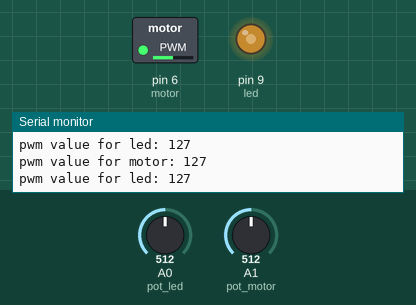
This sketch was run on a simulated Arduino Uno, built with avr-gcc and run on an emulated ATmega328P. Shown: switched loads named in the sketch (green lamp = pin HIGH), output pins drawn as LEDs (lit = HIGH), the last lines printed to the serial monitor. The inputs (shaded band) are chosen by the test bench; at power-on: A0 (pot_led) = 512, A1 (pot_motor) = 512.

Above: at 1.2 s.
1.3 s: A0 (pot_led) set to 418
At 1.8 s:
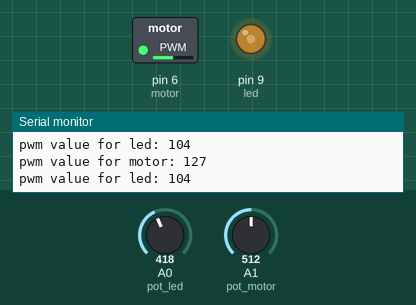
2.8 s: A0 (pot_led) set to 387
At 3.5 s:
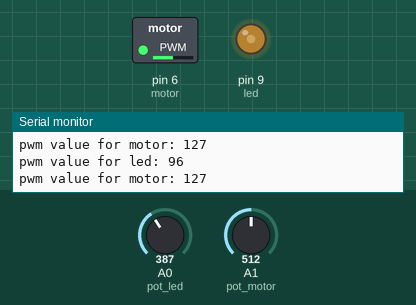
5.8 s: A1 (pot_motor) set to 417
At 7.0 s:
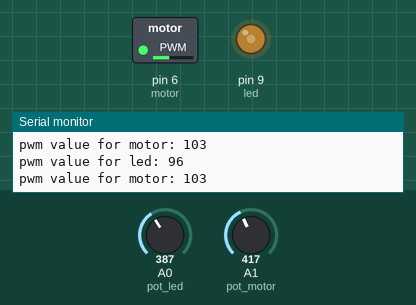
8.8 s: A1 (pot_motor) set to 385
At 10.0 s:
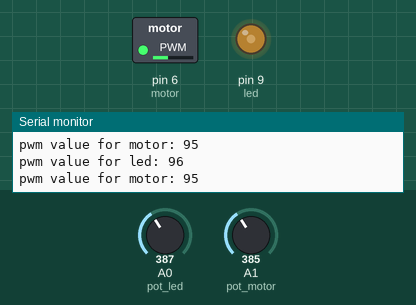
10.3 s: A0 (pot_led) set to 716
At 10.9 s:
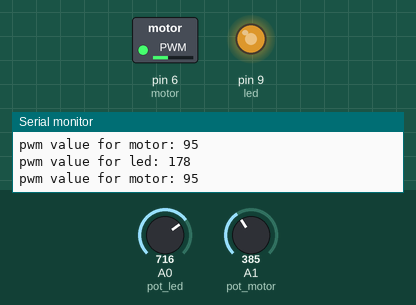
11.8 s: A1 (pot_motor) set to 43
At 12.3 s:
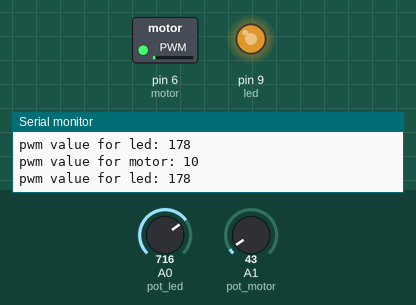
13.3 s: A1 (pot_motor) set to 38
Timing chart, 0 to 16.3 s (numbered marks = the images above; inputs shaded):
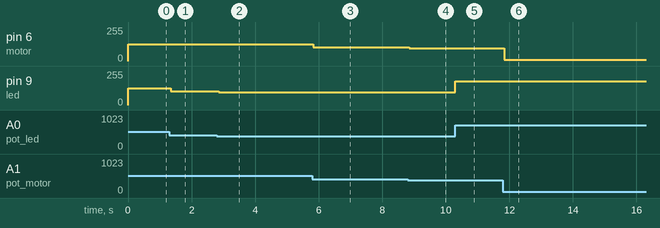

Measured:
- after the input at 1.3 s, pin 9 (led): 127/255 → 104/255 at once
- after the input at 2.8 s, pin 9 (led): 104/255 → 96/255 after 0.05 s
- after the input at 5.8 s, pin 6 (motor): 127/255 → 103/255 at once
- after the input at 8.8 s, pin 6 (motor): 103/255 → 95/255 after 0.05 s
- after the input at 10.3 s, pin 9 (led): 96/255 → 178/255 at once
- after the input at 11.8 s, pin 6 (motor): 95/255 → 10/255 at once
- after the input at 13.3 s, pin 6 (motor): 10/255 → 9/255 at once

The sketch:

dimmer_with_arduino1.ino
```cpp
int led = 9;
int motor = 6;
int pot_led = A0;
int pot_motor = A1;
int pot_led_value, led_pwm;
int pot_motor_value, motor_pwm;


void setup()
{
  pinMode(led, OUTPUT);
  pinMode(motor, OUTPUT);

  Serial.begin(9600);
}

void loop()
{

  digitalWrite(led, HIGH);
  digitalWrite(motor, HIGH);

  pot_led_value = analogRead(pot_led);
  led_pwm = map(pot_led_value, 0, 1023, 0, 255);
  analogWrite(led, led_pwm);

  pot_motor_value = analogRead(pot_motor);
  motor_pwm = map(pot_motor_value, 0, 1023, 0, 255);
  analogWrite(motor, motor_pwm);

  Serial.print("pwm value for led: ");
  Serial.println(led_pwm);
  Serial.println();
  Serial.print("pwm value for motor: ");
  Serial.println(motor_pwm);

}
```
